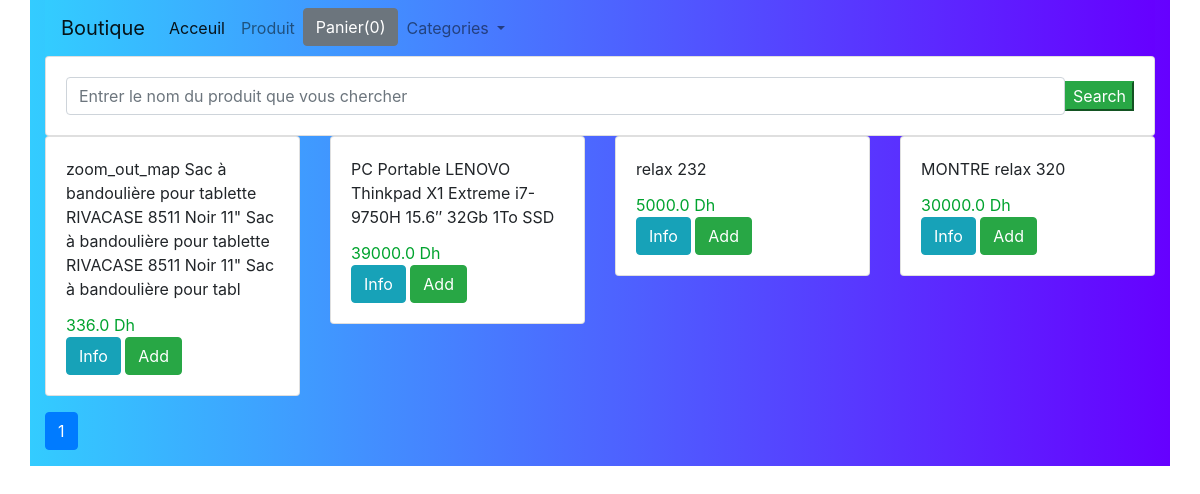
The page / on the database its author committed.
### our_shop/models.py (models this page shows, shortened)
class Produit(models.Model):
    nom = models.CharField(max_length=150)
    prx = models.FloatField()
    description = models.TextField()
    categorie = ForeignKey(Categorie,related_name='categorie', on_delete = models.CASCADE)
    image = models.CharField(max_length=4000)
    date_aj = models.DateTimeField(auto_now=True)
    class Meta:
        ordering = ['-date_aj']

### our_shop/views.py (the view)
# urls.py: path('', index, name='home'),
def index(request):
    produit_obj =Produit.objects.all()
    item_name = request.GET.get('item-name')
    if item_name != '' and item_name is not None:
        produit_obj = Produit.objects.filter(nom__icontains=item_name)
    paginator = Paginator(produit_obj, 4)
    page = request.GET.get('page')
    produit_obj = paginator.get_page(page)
    return render(request,'index.html',{'produit_obj':produit_obj})

### our_shop/templates/index.html (shortened to what this page needs)
{% extends "base.html" %}
{% block content %}
    <div class="row">
        <div class="col-md-12">
            <form class="card card-sm">
                <div class="card-body row no-gutters align-items-center">
                    <div class ="col">
                        <input type="search"  name="item-name" placeholder="Entrer le nom du produit que vous chercher" class="form-control form-control-borderless">
                   </div>
                    <div class="col-auto">
                        <button type="submit"  class="btn-success">Search</button>
                    </div>
                </div>
            </form>
        </div>
    </div>
    <div class="row">
      {% for produit in produit_obj %}
        <div class="col-md-3">
          <div class = 'card'>
                <div class="card-body">
                    <div id="aa{{ produit.id }}"class ="card-title">{{ produit.nom }}</div>
                    <div class="card-text" style="color: #00a32e ">{{ produit.prx }} Dh</div>
                    <a href="{{ produit.id }}" class="btn btn-info">Info</a>
                    <button id="{{ produit.id}}"  class="btn aj btn-success">Add</button>
                </div>
          </div>
        </div>
    {% endfor %}
    </div>
    <div class="row mt-3">
          <div class="col-md-3 offset md-4">
              <ul class="pagination">
                    <li class="page-item active">
                        <a class="page-link" href="?page={{ produit_obj.number }}">{{ produit_obj.number }}</a>
                    </li>
              </ul>
          </div>
    </div>
{% endblock %}

### rows shown on the page
Produit: nom "zoom_out_map Sac à bandoulière pour tablette RIVACASE 8511 Noir 11\" Sac à bandoulière pour tablette RIVACASE 8511 Noir 11\" Sac à bandoulière pour tabl", prx "336.0"
Produit: nom "PC Portable LENOVO Thinkpad X1 Extreme i7-9750H 15.6″ 32Gb 1To SSD", prx "39000.0"
Produit: nom "relax 232", prx "5000.0"
Produit: nom "MONTRE relax 320", prx "30000.0"

### other values the page prints
{{ produit_obj.number }} "1"
